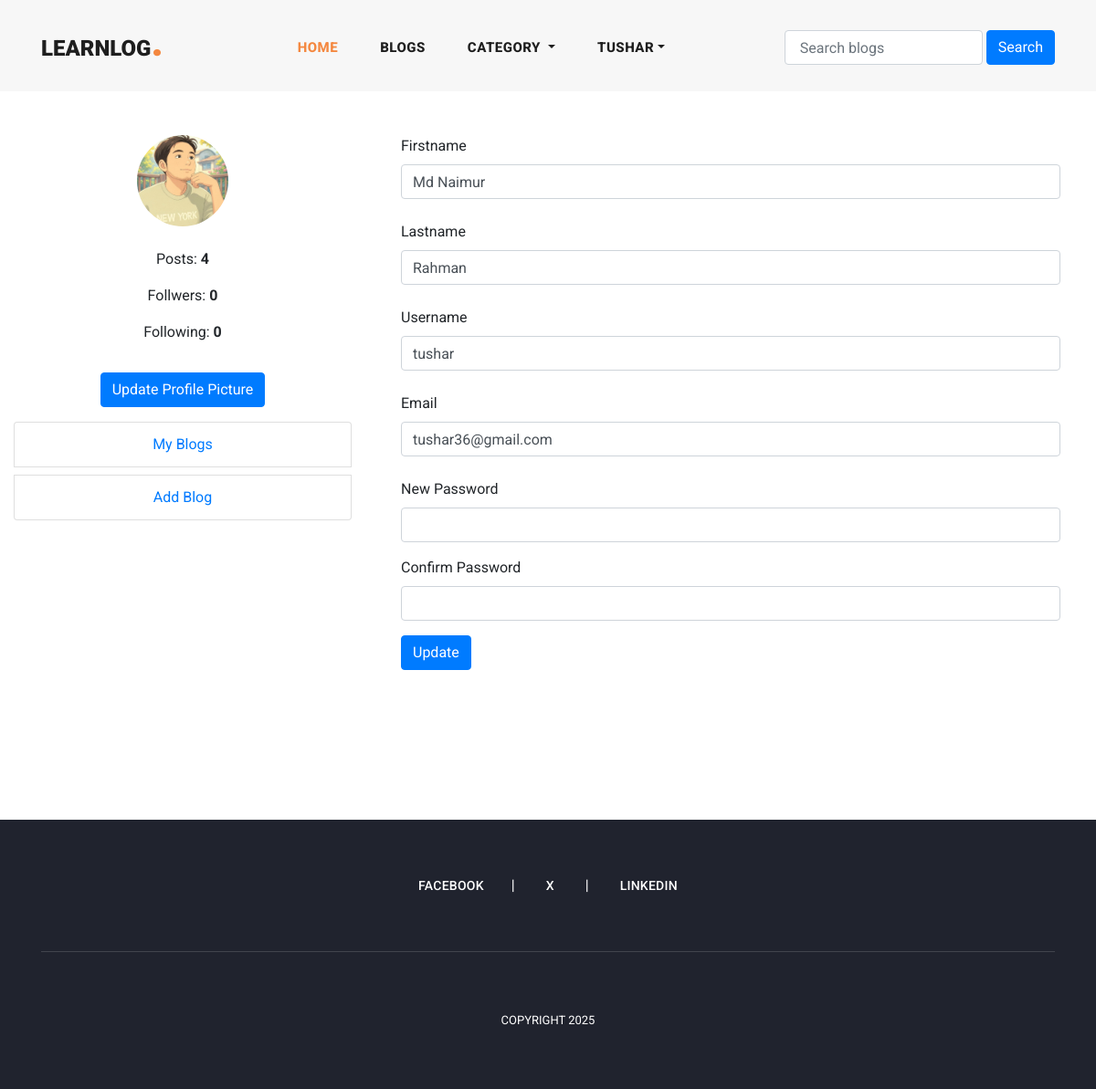
The page /profile/ (signed in) on the database as committed earlier.
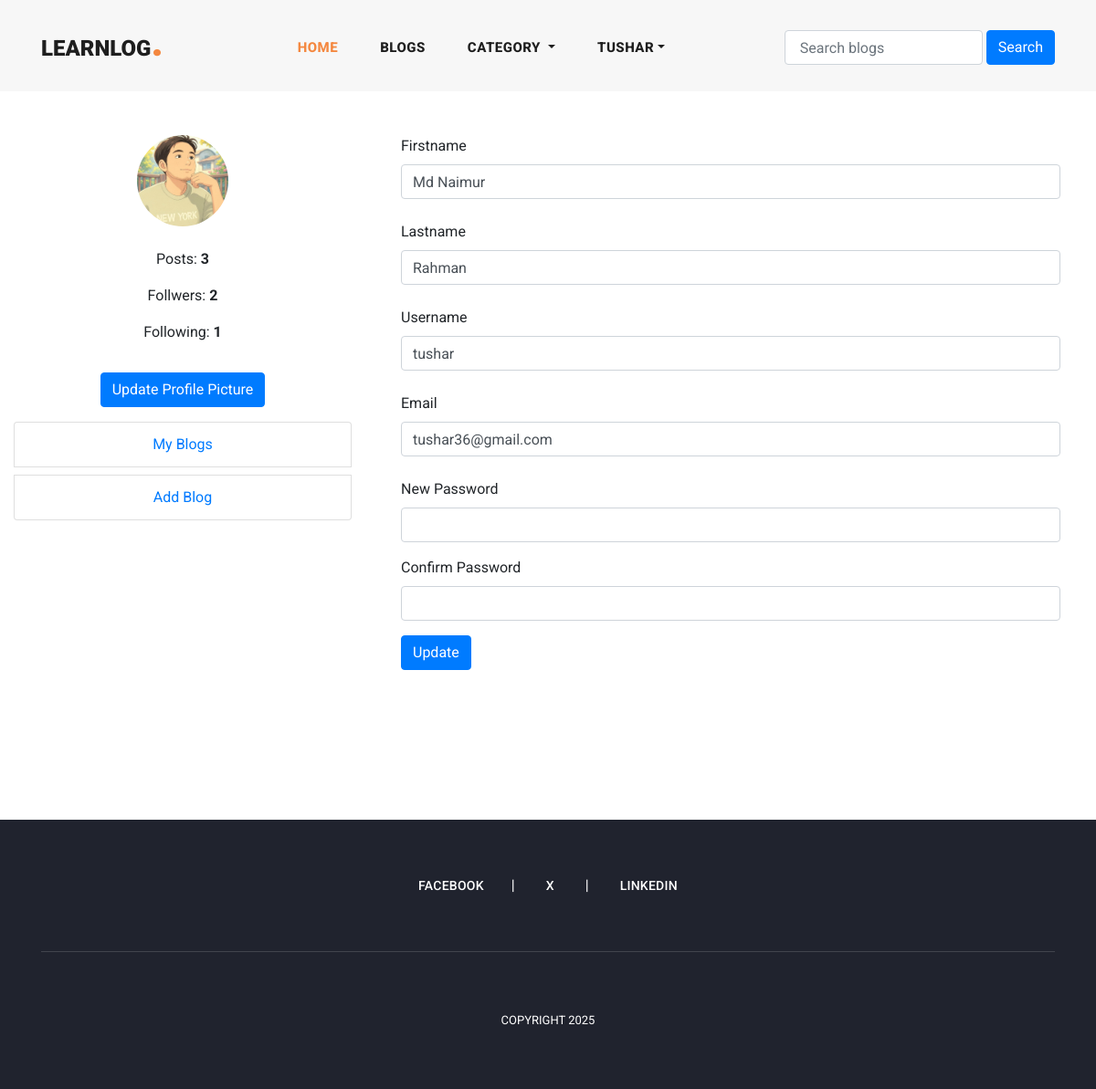
The same page on the database as committed later.
### user_profile/models.py (models this page shows, shortened)
class User(AbstractUser):
    email=models.EmailField(max_length=150,unique=True,error_messages={"unique": "The email must be unique"})
    profile_image=models.ImageField(null=True,blank=True,upload_to="profile_images")
    followers=models.ManyToManyField("Follow")
    REQUIRED_FIELDS=["email"]
    objects=CustomUserManager()
    def get_profile_picture(self):
        url=""
        try:
            url=self.profile_image.url
        except:
            url=""
        return url

### user_profile/views.py (the view, shortened to what this page needs)
# urls.py: path('profile/',profile,name='profile'),
@login_required(login_url='login')
def profile(request):
    account=get_object_or_404(User,pk=request.user.pk)
    form=UserProfileUpdateForm(instance=account)
    context={
        "account":account,
        "form":form,
    }
    return render(request,'profile.html',context)

### user_profile/forms.py (shortened to what this page needs)
class UserProfileUpdateForm(forms.ModelForm):
    def __init__(self,*args,**kwargs):
        super().__init__(*args,**kwargs)
    class Meta:
        model=User
        fields=("first_name","last_name","username","email")

### blogs/context_processors.py (called while the page is built)
def get_all_categories(request):
    category=Category.objects.all()
    context={
        "categories":category
    }
    return context

def get_all_tags(request):
    tag=Tags.objects.all()
    context={
        "tags":tag
    }
    return context

### templates/profile.html (shortened to what the changed rows need)
{% extends 'base.html' %}
{% load static %}
{% block content %}
<section class="profile">
        <div class="container-fluid">
            <div class="row py-5">
                <div class="col-md-4">
                    <div class="text-center">
                        <img class="rounded rounded-circle profile-picture" src="{{request.user.get_profile_picture}}" alt="">
                        <ul class="text-center py-3">
                            <li class="py-2">
                                <span>Posts: <strong>{{account.user_blogs.count}}</strong></span>
                            </li>
                            <li class="py-2">
                                <span>Follwers: <strong>{{account.user_followrs.count}}</strong></span>
                            </li>
                            <li class="py-2">
                                <span>Following: <strong>{{account.user_follows.count}}</strong></span>
                            </li>
                        </ul>
                    </div>
                </div>
                <div class="col-md-8">
                    <form class="px-4" action="{% url 'profile' %}" method="POST">
                        <div class="form-group">
                            <label for="firstname">Firstname</label>
                            <input class="form-control" name="first_name"  value="{{account.first_name}}" type="text">
                            <p class="text-danger error py-1">{{form.first_name.errors}}</p>
                        </div>
                        <div class="form-group">
                            <label for="lastname">Lastname</label>
                            <input class="form-control" name="last_name"  value="{{account.last_name}}" type="text">
                            <p class="text-danger error py-1">{{form.last_name.errors}}</p>
                        </div>
                        <div class="form-group">
                            <label for="username">Username</label>
                            <input class="form-control" name="username"  value="{{account.username}}" type="text">
                            <p class="text-danger error py-1">{{form.username.errors}}</p>
                        </div>
                        <div class="form-group">
                            <label for="email">Email</label>
                            <input class="form-control" name="email"  value="{{account.email}}" type="email">
                            <p class="text-danger error py-1">{{form.email.errors}}</p>
                        </div>
                    </form>
                </div>
            </div>
        </div>
</section>
{% endblock content %}

### templates/header.html (shortened to what this page needs)
    <header class="">
      <nav class="navbar navbar-expand-lg">
        <div class="container">
          <a class="navbar-brand" href="{% url 'home'%}"><h2>LearnLog<em>.</em></h2></a>
          <div class="collapse navbar-collapse" id="navbarResponsive">
            <ul class="navbar-nav ml-auto">
              <li class="nav-item active">
                <a class="nav-link" href="{% url  'home' %}">Home
                </a>
              </li>
              <li class="nav-item">
                <a class="nav-link" href="{% url 'blogs' %}">Blogs</a>
              </li>
              <li class="nav-item dropdown">
              <a class="nav-link dropdown-toggle" href="#" id="navbarDropdown" role="button" data-toggle="dropdown" aria-haspopup="true" aria-expanded="false">
          Category
        </a>
        </li>
        {% if request.user.is_authenticated %}
          <li class="nav-item dropdown">
          <a class="nav-link dropdown-toggle" href="#" id="navbarDropdown" role="button" data-toggle="dropdown" aria-haspopup="true" aria-expanded="false">{{request.user.username}}</a>
          {% else %}
              <li class="nav-item">
                <a class="nav-link" href="{% url 'login' %}">Login</a>
              </li>
          {% endif %}
          </ul>
            <form class="form-inline d-flex-nowrap my-2 ml-auto search-form" action="{% url 'search_blogs' %}" method="GET">
              <input class="form-control px-3" name="search" type="text" placeholder="Search blogs" required></input>
              <button class="btn btn-primary ml-1">Search</button>
            </form>
          </div>
        </div>
      </nav>
    </header>

Rows that differ between the two databases and show on the page:
changed User "TUSHAR": user_blogs.count "4" → "3"; user_followrs.count "0" → "2"; user_follows.count "0" → "1"
